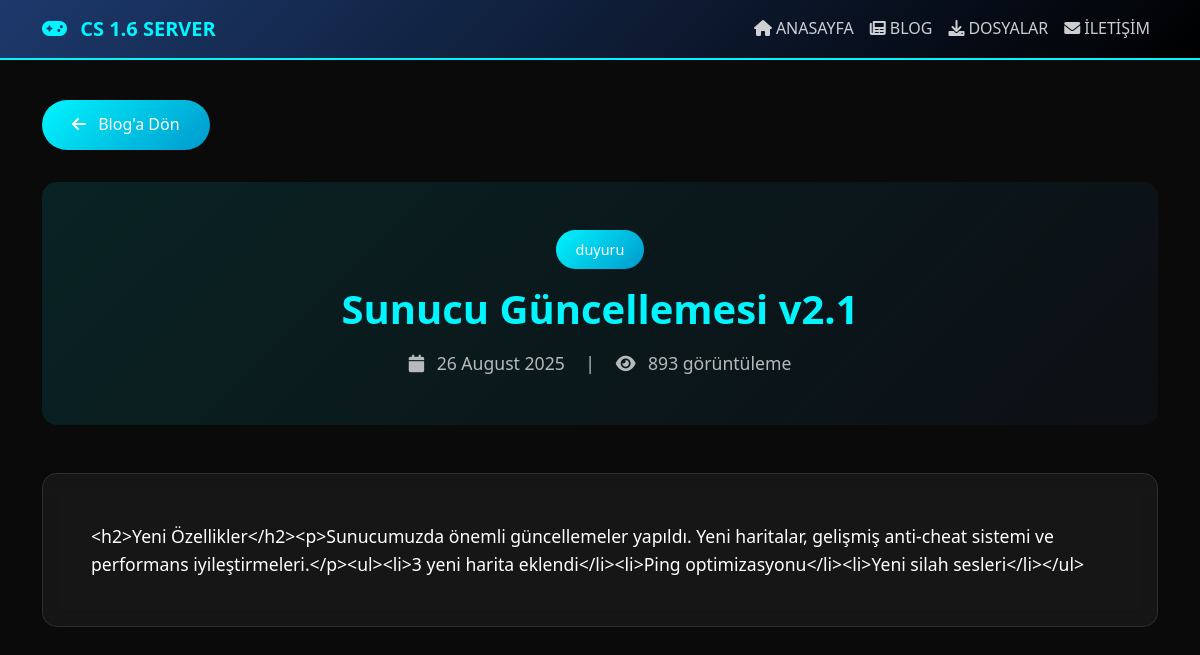
Page /blog-post.php?id=2 on the committed database.
### tables this page shows
CREATE TABLE `blog_posts` (
  `id` int(11) NOT NULL AUTO_INCREMENT,
  `title` varchar(255) NOT NULL,
  `slug` varchar(255) NOT NULL,
  `content` text NOT NULL,
  `excerpt` text,
  `featured_image` varchar(255) DEFAULT NULL,
  `category` varchar(100) DEFAULT 'genel',
  `tags` text,
  `status` varchar(20) DEFAULT 'draft',
  `views` int(11) DEFAULT '0',
  `author_id` int(11) DEFAULT '1',
  `created_at` timestamp NOT NULL DEFAULT CURRENT_TIMESTAMP,
  `updated_at` timestamp NOT NULL DEFAULT CURRENT_TIMESTAMP ON UPDATE CURRENT_TIMESTAMP,
  `published_at` timestamp NULL DEFAULT NULL,
  PRIMARY KEY (`id`),
  UNIQUE KEY `slug` (`slug`),
  KEY `idx_blog_status` (`status`),
  KEY `idx_blog_category` (`category`),
  KEY `idx_blog_created` (`created_at`)
);

### includes/functions.php (called while the page is built, shortened)
<?php
function clean_output($data) {
    return htmlspecialchars($data, ENT_QUOTES, 'UTF-8');
}
function format_date($date, $format = 'd.m.Y H:i') {
    return date($format, strtotime($date));
}
?>

### blog-post.php (the view, shortened to what this page needs)
<?php
require_once 'config/database.php';
require_once 'includes/functions.php';
$post_id = isset($_GET['id']) ? intval($_GET['id']) : 0;
try {
    $stmt = $pdo->prepare("SELECT * FROM blog_posts WHERE id = ? AND status = 'published'");
    $stmt->execute([$post_id]);
    $post = $stmt->fetch();
} catch (PDOException $e) {
    log_error("Blog post page database error: " . $e->getMessage());
    safe_redirect('blog.php');
}
?>
<!DOCTYPE html>
<html lang="tr">
<head>
    <link href="https://cdn.jsdelivr.net/npm/bootstrap@5.1.3/dist/css/bootstrap.min.css" rel="stylesheet">
    <link href="https://cdnjs.cloudflare.com/ajax/libs/font-awesome/6.0.0/css/all.min.css" rel="stylesheet">
</head>
<body>
    <nav class="navbar navbar-expand-lg fixed-top">
        <div class="container">
            <a class="navbar-brand" href="index.php">
                <i class="fas fa-gamepad me-2"></i>
                CS 1.6 SERVER
            </a>
            <div class="collapse navbar-collapse" id="navbarNav">
                <ul class="navbar-nav ms-auto">
                    <li class="nav-item">
                        <a class="nav-link" href="index.php">
                            <i class="fas fa-home me-1"></i>ANASAYFA
                        </a>
                    </li>
                    <li class="nav-item">
                        <a class="nav-link active" href="blog.php">
                            <i class="fas fa-newspaper me-1"></i>BLOG
                        </a>
                    </li>
                    <li class="nav-item">
                        <a class="nav-link" href="files.php">
                            <i class="fas fa-download me-1"></i>DOSYALAR
                        </a>
                    </li>
                    <li class="nav-item">
                        <a class="nav-link" href="index.php#contact">
                            <i class="fas fa-envelope me-1"></i>İLETİŞİM
                        </a>
                    </li>
                </ul>
            </div>
        </div>
    </nav>
    <main class="main-content">
        <div class="container">
            <a href="blog.php" class="back-to-blog">
                <i class="fas fa-arrow-left me-2"></i>
                Blog'a Dön
            </a>
            <header class="post-header">
                <a href="blog.php?category=<?php echo urlencode($post['category']); ?>"
                   class="post-category">
                    <?php echo clean_output($post['category']); ?>
                </a>
                <h1 class="post-title">
                    <?php echo clean_output($post['title']); ?>
                </h1>
                <div class="post-meta">
                    <i class="fas fa-calendar me-2"></i>
                    <?php echo format_date($post['created_at'], 'd F Y'); ?>
                    <span class="mx-3">|</span>
                    <i class="fas fa-eye me-2"></i>
                    <?php echo $post['views'] + 1; ?> görüntüleme
                </div>
            </header>
            <article class="post-content">
                <?php echo nl2br(clean_output($post['content'])); ?>
            </article>
        </div>
    </main>
</body>
</html>

### blog-post.php (style rules this page uses)
body { background-color: #0a0a0a; color: white; font-family: 'Segoe UI', Tahoma, Geneva, Verdana, sans-serif; line-height: 1.6; }
.navbar { background: linear-gradient(135deg, rgba(30, 60, 114, 0.95) 0%, rgba(0, 0, 0, 0.95) 100%); backdrop-filter: blur(10px); border-bottom: 2px solid #00f5ff; }
.navbar-brand { font-weight: bold; color: #00f5ff !important; }
.nav-link { color: rgba(255, 255, 255, 0.8) !important; transition: all 0.3s ease; }
.main-content { padding-top: 100px; min-height: 100vh; }
.post-header { text-align: center; margin-bottom: 3rem; padding: 3rem 0; background: linear-gradient(135deg, rgba(0, 245, 255, 0.1) 0%, rgba(30, 60, 114, 0.1) 100%); border-radius: 15px; }
.post-title { font-size: 2.5rem; font-weight: bold; color: #00f5ff; margin-bottom: 1rem; }
.post-meta { color: rgba(255, 255, 255, 0.7); font-size: 1.1rem; }
.post-category { background: linear-gradient(135deg, #00f5ff 0%, #0099cc 100%); color: white; padding: 8px 20px; border-radius: 25px; font-size: 0.9rem; text-decoration: none; display: inline-block; margin-bottom: 1rem; }
.post-content { background: rgba(255, 255, 255, 0.05); border-radius: 15px; padding: 3rem; margin-bottom: 3rem; backdrop-filter: blur(10px); border: 1px solid rgba(255, 255, 255, 0.1); font-size: 1.1rem; }
.back-to-blog { background: linear-gradient(135deg, #00f5ff 0%, #0099cc 100%); border: none; color: white; padding: 12px 30px; border-radius: 25px; text-decoration: none; display: inline-block; transition: all 0.3s ease; margin-bottom: 2rem; }

### rows in the picture
blog_posts: category "duyuru", title "Sunucu Güncellemesi v2.1", created_at "26 August 2025", $post['views'] + 1 "893", content "<h2>Yeni Özellikler</h2><p>Sunucumuzda önemli güncellemeler yapıldı. Yeni haritalar, gelişmiş anti-cheat sistemi ve performans iyileştirmeleri.</p><ul><li>3 yeni harita eklendi</li><li>Ping optimizasyonu</li><li>Yeni silah sesleri</li></ul>"
